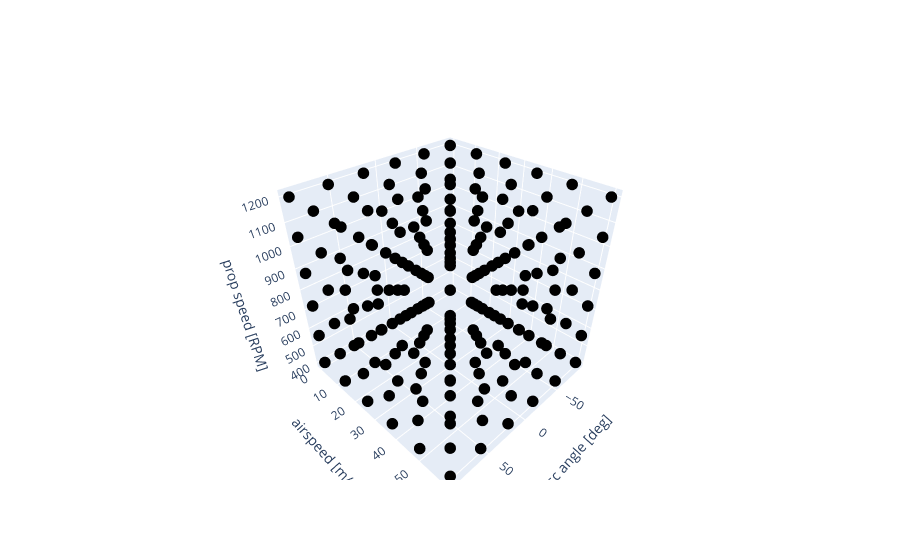

Notebook code for this chart:
### Markdown cell above
**now we can plot the inputs, just to see what we have achieved**

### Code cell
fig = go.Figure(
    data=[
        go.Scatter3d(
            x=lf_independent[:, 0],
            y=lf_independent[:, 1],
            z=lf_independent[:, 2],
            mode="markers",
            marker=dict(color="black", size=4),
        )
    ]
)

fig.update_layout(
    scene=dict(
        xaxis_title="disc angle [deg]",
        yaxis_title="airspeed [m/s]",
        zaxis_title="prop speed [RPM]",
    ),
)

fig.show()

### Figure 1 — Plotly figure (JSON) as saved in the notebook; plotly's stock layout.template omitted (floating-point values rounded to 4 significant figures; data arrays with more than 128 entries replaced by an {"elided": "..."} marker saying what was removed)
{"data": [{"marker": {"color": "black", "size": 4}, "mode": "markers", "type": "scatter3d", "x": {"elided": "216 float values"}, "y": {"elided": "216 float values"}, "z": {"elided": "216 int values"}}], "layout": {"scene": {"xaxis": {"title": {"text": "disc angle [deg]"}}, "yaxis": {"title": {"text": "airspeed [m/s]"}}, "zaxis": {"title": {"text": "prop speed [RPM]"}}}}}
